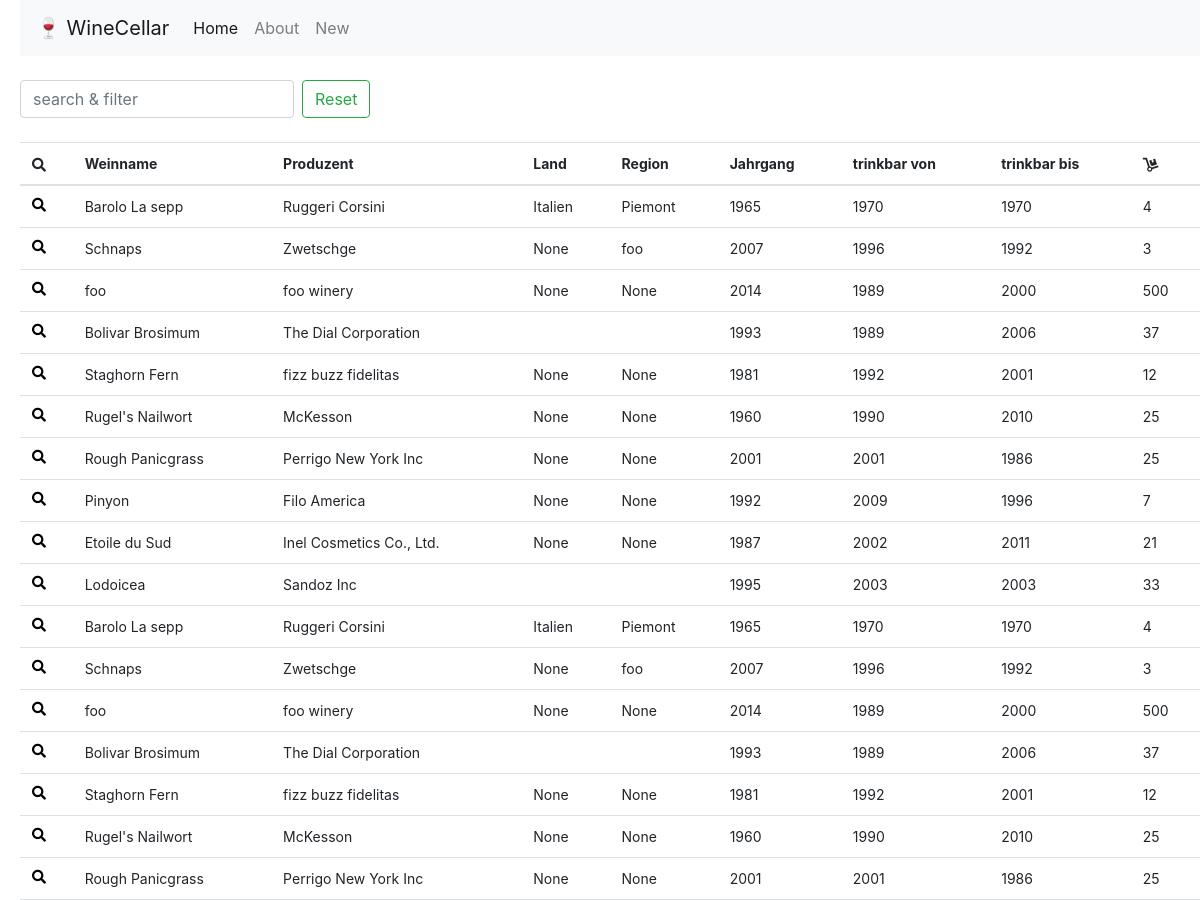
Page /wine/ (upper part) on the earlier database version.
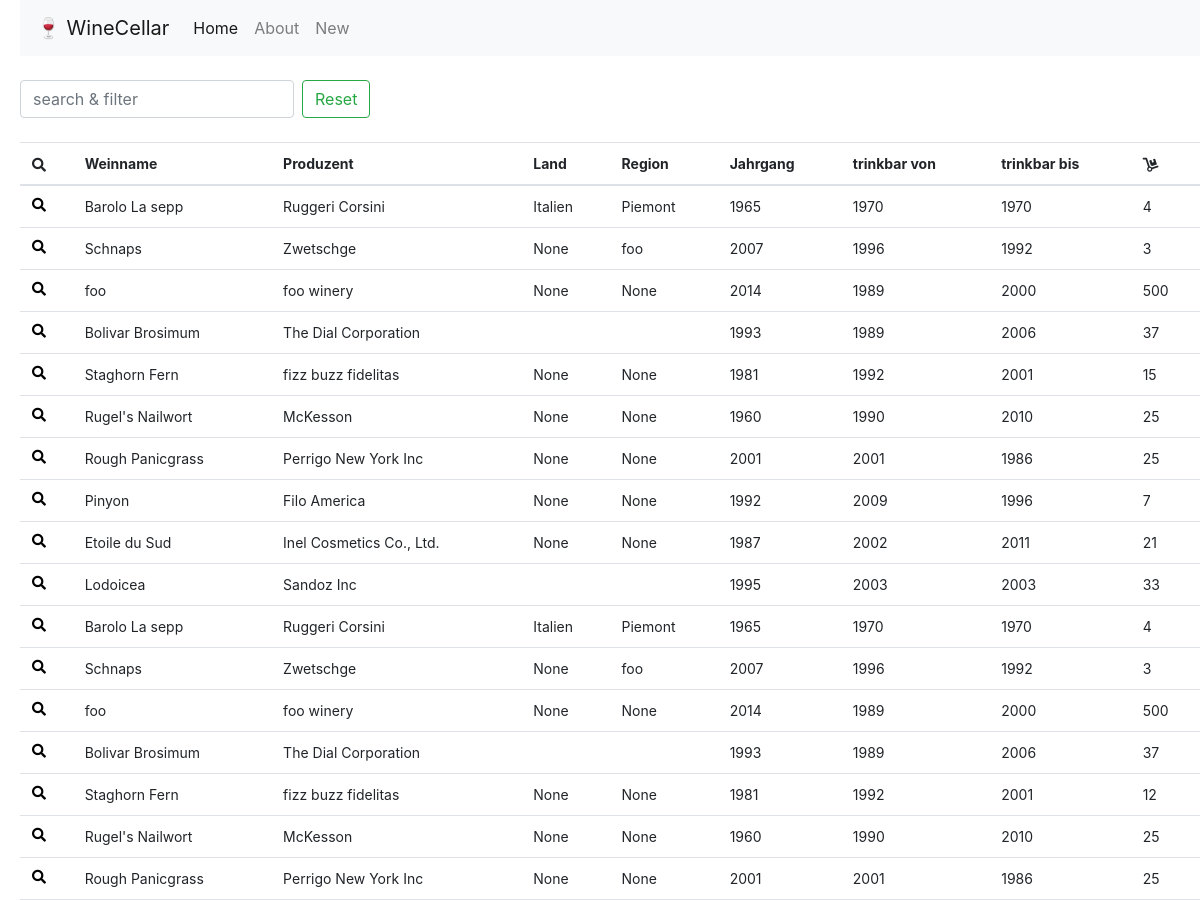
Same page on the later database version.
### wine/models.py (models this page shows)
class Wine(models.Model):
    winename = models.CharField(max_length=200, blank=True,)
    producer = models.CharField(max_length=200, blank=True,)
    grapes = models.CharField(max_length=200, blank=True,)
    year = models.CharField(max_length=200, blank=True,)
    country = models.CharField(max_length=200, blank=True,)
    region = models.CharField(max_length=200, blank=True,)
    purchase = models.CharField(max_length=200, blank=True,)
    notes = models.CharField(max_length=400, blank=True,)
    drinkfrom = models.CharField(max_length=200, blank=True,)
    drinkto = models.CharField(max_length=200, blank=True,)
    nmbrbottles = models.IntegerField(default=0)
    entrydate = models.DateTimeField('date published', null=True,)
    editdate = models.DateTimeField(null=True,)

### wine/views.py (the view)
# urls.py: path('wine/', views.WineView.as_view(), name='wine_list'),
class WineView(generic.ListView):
    model = Wine
    template_name = 'wine/wine_list.html'

### wine/templates/wine/wine_list.html (shortened to what this page needs)
{% extends "./base.html" %}
{% block content %}
<br>
    <form class="form-inline my-2 my-lg-0">
          <input class="form-control mr-sm-2" type="search" placeholder="search & filter" id="wineSearch">
          <input class="btn btn-outline-success my-2 my-sm-0" type="reset" placeholder="clear" onClick="window.location.reload()">
    </form>
<br>
<table class="table table-hover" id="wineTable">
  <thead>
    <tr>
      <th scope="col"><i class="fas fa-search"></i></th>
      <th scope="col">Weinname</th>
      <th scope="col">Produzent</th>
      <th scope="col">Land</th>
      <th scope="col">Region</th>
      <th scope="col">Jahrgang</th>
      <th scope="col">trinkbar von</th>
      <th scope="col">trinkbar bis</th>
      <th scope="col"><i class="fas fa-dolly"></i></th>
    </tr>
  </thead>
  <tbody>
{% for wine in object_list %}
    <tr>
      <td><a href="{% url 'wine:wine_detail' wine.id %}"><i class="fas fa-search"></i></a></td>
      <td>{{ wine.winename }}</td>
      <td>{{ wine.producer }}</td>
      <td>{{ wine.country }}</td>
      <td>{{ wine.region }}</td>
      <td>{{ wine.year }}</td>
      <td>{{ wine.drinkfrom }}</td>
      <td>{{ wine.drinkto }}</td>
      <td>{{ wine.nmbrbottles }}</td>
    </tr>
{% empty %}
    No data yet.
{% endfor %}
  </tbody>
</table>
{% endblock %}

Differences in the rows shown:
changed Wine (number 5 of 17 on the later page): nmbrbottles "12" → "15"
